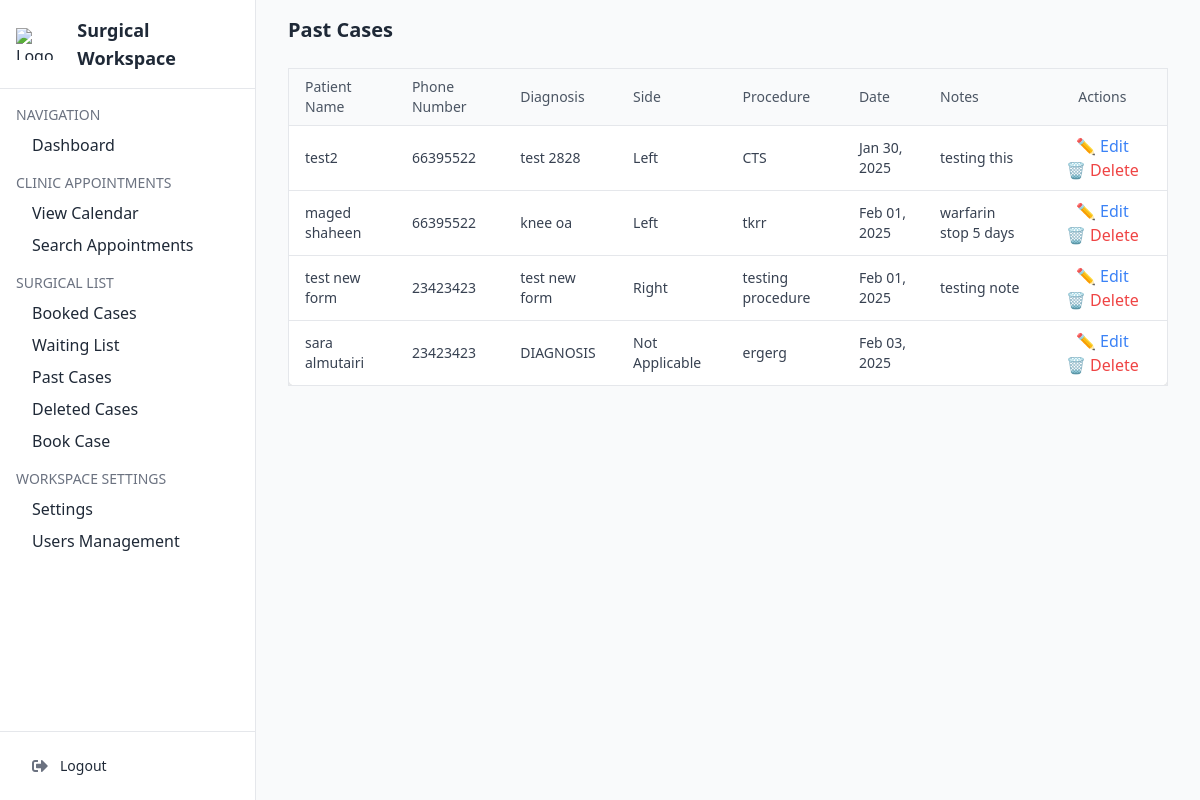
The page /workspace/farwaniya/cases/past/ (signed in) on the database its author committed.
### core/models.py (models this page shows, shortened)
class SurgicalBooking(models.Model):
    RIGHT = 'Right'
    LEFT = 'Left'
    NA = 'Not Applicable'
    SIDE_CHOICES = [
        (RIGHT, 'Right'),
        (LEFT, 'Left'),
        (NA, 'Not Applicable'),
    ]
    workspace = models.ForeignKey('Workspace', on_delete=models.CASCADE, related_name='surgical_bookings')
    name = models.CharField(max_length=255)
    phone = models.CharField(max_length=8)
    civil_id = models.CharField(max_length=12)
    diagnosis = models.TextField()
    procedure = models.TextField()
    side = models.CharField(max_length=15, choices=SIDE_CHOICES, default=NA)
    date = models.DateField(null=True, blank=True)
    notes = models.TextField(blank=True)
    status = models.CharField(
        max_length=10,
        choices=[
            ('booked', 'Booked'),
            ('waiting', 'Waiting'),
            ('past', 'Past'),
            ('deleted', 'Deleted')
        ],
        default='waiting'
    )
    created_at = models.DateTimeField(auto_now_add=True)

### core/views.py (the view)
# urls.py: path('workspace/<str:workspace_name>/cases/past/', views.past_cases, name='past_cases'),
@login_required
def past_cases(request, workspace_name):
    workspace = get_object_or_404(Workspace, name=workspace_name)
    if request.user.workspace != workspace and request.user != workspace.admin:
        return redirect('login')
    today = now().date()
    cases = SurgicalBooking.objects.filter(
        workspace=workspace,
        date__lt=today,  # Filter cases where date is in the past
        status__in=['booked', 'waiting', 'past']  # Exclude 'deleted' cases
    ).order_by('date')  # Arrange chronologically by date
    return render(request, 'past_cases.html', {'cases': cases, 'workspace': workspace})

### core/templates/past_cases.html (shortened to what this page needs)
{% extends 'base.html' %}
{% block content %}
<div class="container mx-auto px-4">
    <div class="flex justify-between items-center mb-6">
        <h2 class="text-xl font-semibold text-gray-800">Past Cases</h2>
    </div>
    <div class="overflow-x-auto">
        <table class="min-w-full bg-white border border-gray-200 shadow-md rounded-lg">
            <thead class="bg-gray-50 border-b">
                <tr>
                    <th class="px-4 py-2 text-left text-sm font-medium text-gray-600">Patient Name</th>
                    <th class="px-4 py-2 text-left text-sm font-medium text-gray-600">Phone Number</th>
                    <th class="px-4 py-2 text-left text-sm font-medium text-gray-600">Diagnosis</th>
                    <th class="px-4 py-2 text-left text-sm font-medium text-gray-600">Side</th>
                    <th class="px-4 py-2 text-left text-sm font-medium text-gray-600">Procedure</th>
                    <th class="px-4 py-2 text-left text-sm font-medium text-gray-600">Date</th>
                    <th class="px-4 py-2 text-left text-sm font-medium text-gray-600">Notes</th>
                    <th class="px-4 py-2 text-center text-sm font-medium text-gray-600">Actions</th>
                </tr>
            </thead>
            <tbody>
                {% for case in cases %}
                <tr class="border-b hover:bg-gray-50">
                    <td class="px-4 py-2 text-sm text-gray-700">{{ case.name }}</td>
                    <td class="px-4 py-2 text-sm text-gray-700">{{ case.phone }}</td>
                    <td class="px-4 py-2 text-sm text-gray-700">{{ case.diagnosis }}</td>
                    <td class="px-4 py-2 text-sm text-gray-700">{{ case.side }}</td>
                    <td class="px-4 py-2 text-sm text-gray-700">{{ case.procedure }}</td>
                    <td class="px-4 py-2 text-sm text-gray-700">{{ case.date|date:"M d, Y" }}</td>
                    <td class="px-4 py-2 text-sm text-gray-700">{{ case.notes }}</td>
                    <td class="px-4 py-2 text-center">
                        <a href="{% url 'edit_surgical_booking' workspace.name case.id %}"
                           class="text-blue-500 hover:text-blue-600 font-medium px-2">
                            ✏️ Edit
                        </a>
                        <button onclick="deleteCase({{ case.id }})"
                                class="text-red-500 hover:text-red-600 font-medium px-2">
                            🗑 Delete
                        </button>
                    </td>
                </tr>
                {% empty %}
                <tr>
                    <td colspan="8" class="px-4 py-2 text-center text-sm text-gray-500">
                        No past cases available.
                    </td>
                </tr>
                {% endfor %}
            </tbody>
        </table>
    </div>
</div>
{% endblock %}

### core/templates/base.html (shortened to what this page needs)
<!DOCTYPE html>
<html lang="en">
<head>
    <script src="https://cdn.tailwindcss.com"></script>
    <link href="https://cdnjs.cloudflare.com/ajax/libs/font-awesome/5.15.4/css/all.min.css" rel="stylesheet">
</head>
<body class="bg-gray-100 text-gray-800">
    <div class="flex h-screen">
        <aside class="bg-white border-r border-gray-200 w-64 hidden md:flex flex-col">
            <div class="p-4 border-b border-gray-200">
                <a href="#" class="flex items-center space-x-3">
                    <img src="https://flowbite.com/docs/images/logo.svg" class="h-8" alt="Logo">
                    <span class="text-lg font-semibold text-gray-800">Surgical Workspace</span>
                </a>
            </div>
            <nav class="flex-1 p-4 space-y-4">
                <div>
                    <span class="block text-sm font-medium text-gray-500 uppercase mb-2">Navigation</span>
                    <ul class="space-y-2 pl-4">
                        <li>
                            <a href="{% url 'workspace_main' workspace.name %}" class="block text-gray-800 hover:text-blue-600">Dashboard</a>
                        </li>
                    </ul>
                </div>
                <div>
                    <span class="block text-sm font-medium text-gray-500 uppercase mb-2">Clinic Appointments</span>
                    <ul class="space-y-2 pl-4">
                        <li>
                            <a href="{% url 'calendar' workspace.name %}" class="block text-gray-800 hover:text-blue-600">View Calendar</a>
                        </li>
                        <li>
                            <a href="{% url 'search_appointments_page' workspace.name %}" class="block text-gray-800 hover:text-blue-600">Search Appointments</a>
                        </li>
                    </ul>
                </div>
                <div>
                    <span class="block text-sm font-medium text-gray-500 uppercase mb-2">Surgical List</span>
                    <ul class="space-y-2 pl-4">
                        <li><a href="{% url 'booked_cases' workspace.name %}" class="block text-gray-800 hover:text-blue-600">Booked Cases</a></li>
                        <li><a href="{% url 'waiting_list' workspace.name %}" class="block text-gray-800 hover:text-blue-600">Waiting List</a></li>
                        <li><a href="{% url 'past_cases' workspace.name %}" class="block text-gray-800 hover:text-blue-600">Past Cases</a></li>
                        <li><a href="{% url 'deleted_cases' workspace.name %}" class="block text-gray-800 hover:text-blue-600">Deleted Cases</a></li>
                        <li><a href="{% url 'add_surgical_booking' workspace.name %}" class="block text-gray-800 hover:text-blue-600">Book Case</a></li>
                    </ul>
                </div>
                {% if request.user == workspace.admin %}
                <div>
                    <span class="block text-sm font-medium text-gray-500 uppercase mb-2">Workspace Settings</span>
                    <ul class="space-y-2 pl-4">
                        <li><a href="{% url 'settings_page' workspace.name %}" class="block text-gray-800 hover:text-blue-600">Settings</a></li>
                        <li><a href="{% url 'users_management' workspace.name %}" class="block text-gray-800 hover:text-blue-600">Users Management</a></li>
                    </ul>
                </div>
                {% endif %}
            </nav>
            <div class="p-4 border-t border-gray-200">
                <a href="{% url 'logout' %}" class="flex items-center space-x-3 px-4 py-2 text-gray-800 hover:bg-gray-100 rounded-lg">
                    <i class="fas fa-sign-out-alt text-gray-500"></i>
                    <span class="text-sm font-medium">Logout</span>
                </a>
            </div>
        </aside>
        <main class="flex-1 bg-gray-50 p-4 overflow-y-auto pt-16 md:pt-4">
            {% block content %}
            {% endblock %}
        </main>
    </div>
</body>
</html>

### rows shown on the page
SurgicalBooking: name "test2", phone "66395522", diagnosis "test 2828", side "Left", procedure "CTS", date "Jan 30, 2025", notes "testing this"
SurgicalBooking: name "maged shaheen", phone "66395522", diagnosis "knee oa", side "Left", procedure "tkrr", date "Feb 01, 2025", notes "warfarin stop 5 days"
SurgicalBooking: name "test new form", phone "23423423", diagnosis "test new form", side "Right", procedure "testing procedure", date "Feb 01, 2025", notes "testing note"
SurgicalBooking: name "sara almutairi", phone "23423423", diagnosis "DIAGNOSIS", side "Not Applicable", procedure "ergerg", date "Feb 03, 2025"
